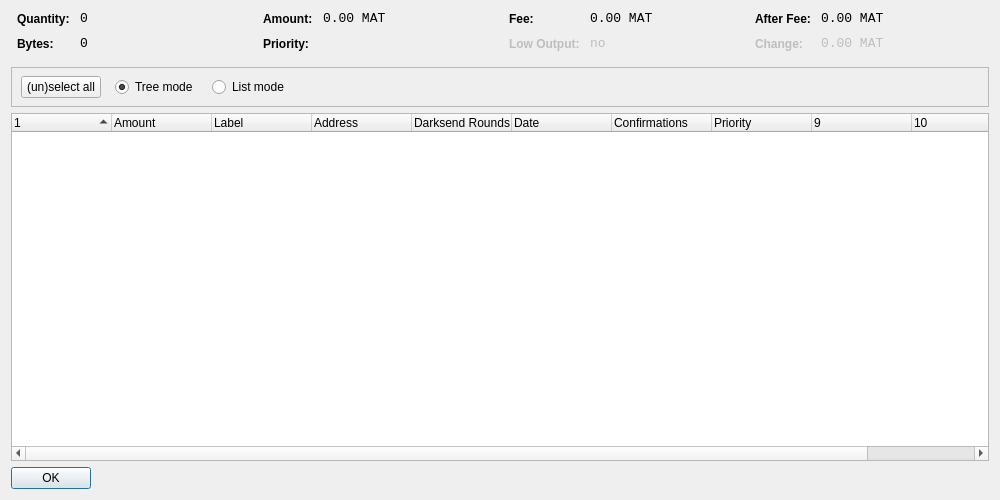
<?xml version="1.0" encoding="UTF-8"?>
<ui version="4.0">
 <class>CoinControlDialog</class>
 <widget class="QDialog" name="CoinControlDialog">
  <property name="geometry">
   <rect>
    <x>0</x>
    <y>0</y>
    <width>1000</width>
    <height>500</height>
   </rect>
  </property>
  <property name="windowTitle">
   <string>Coin Control</string>
  </property>
  <layout class="QVBoxLayout" name="verticalLayout">
   <item>
    <layout class="QHBoxLayout" name="horizontalLayoutTop" stretch="0,0,0,0">
     <property name="topMargin">
      <number>0</number>
     </property>
     <property name="bottomMargin">
      <number>10</number>
     </property>
     <item>
      <layout class="QFormLayout" name="formLayoutCoinControl1">
       <property name="horizontalSpacing">
        <number>10</number>
       </property>
       <property name="verticalSpacing">
        <number>10</number>
       </property>
       <property name="leftMargin">
        <number>6</number>
       </property>
       <property name="rightMargin">
        <number>6</number>
       </property>
       <item row="0" column="0">
        <widget class="QLabel" name="labelCoinControlQuantityText">
         <property name="styleSheet">
          <string notr="true">font-weight:bold;</string>
         </property>
         <property name="text">
          <string>Quantity:</string>
         </property>
        </widget>
       </item>
       <item row="0" column="1">
        <widget class="QLabel" name="labelCoinControlQuantity">
         <property name="font">
          <font>
           <family>Monospace</family>
           <pointsize>10</pointsize>
          </font>
         </property>
         <property name="cursor">
          <cursorShape>IBeamCursor</cursorShape>
         </property>
         <property name="contextMenuPolicy">
          <enum>Qt::ActionsContextMenu</enum>
         </property>
         <property name="text">
          <string notr="true">0</string>
         </property>
         <property name="textInteractionFlags">
          <set>Qt::LinksAccessibleByMouse|Qt::TextSelectableByKeyboard|Qt::TextSelectableByMouse</set>
         </property>
        </widget>
       </item>
       <item row="1" column="0">
        <widget class="QLabel" name="labelCoinControlBytesText">
         <property name="styleSheet">
          <string notr="true">font-weight:bold;</string>
         </property>
         <property name="text">
          <string>Bytes:</string>
         </property>
        </widget>
       </item>
       <item row="1" column="1">
        <widget class="QLabel" name="labelCoinControlBytes">
         <property name="font">
          <font>
           <family>Monospace</family>
           <pointsize>10</pointsize>
          </font>
         </property>
         <property name="cursor">
          <cursorShape>IBeamCursor</cursorShape>
         </property>
         <property name="contextMenuPolicy">
          <enum>Qt::ActionsContextMenu</enum>
         </property>
         <property name="text">
          <string notr="true">0</string>
         </property>
         <property name="textInteractionFlags">
          <set>Qt::LinksAccessibleByMouse|Qt::TextSelectableByKeyboard|Qt::TextSelectableByMouse</set>
         </property>
        </widget>
       </item>
      </layout>
     </item>
     <item>
      <layout class="QFormLayout" name="formLayoutCoinControl2">
       <property name="horizontalSpacing">
        <number>10</number>
       </property>
       <property name="verticalSpacing">
        <number>10</number>
       </property>
       <property name="leftMargin">
        <number>6</number>
       </property>
       <property name="rightMargin">
        <number>6</number>
       </property>
       <item row="0" column="0">
        <widget class="QLabel" name="labelCoinControlAmountText">
         <property name="styleSheet">
          <string notr="true">font-weight:bold;</string>
         </property>
         <property name="text">
          <string>Amount:</string>
         </property>
        </widget>
       </item>
       <item row="0" column="1">
        <widget class="QLabel" name="labelCoinControlAmount">
         <property name="font">
          <font>
           <family>Monospace</family>
           <pointsize>10</pointsize>
          </font>
         </property>
         <property name="cursor">
          <cursorShape>IBeamCursor</cursorShape>
         </property>
         <property name="contextMenuPolicy">
          <enum>Qt::ActionsContextMenu</enum>
         </property>
         <property name="text">
          <string notr="true">0.00 MAT</string>
         </property>
         <property name="textInteractionFlags">
          <set>Qt::LinksAccessibleByMouse|Qt::TextSelectableByKeyboard|Qt::TextSelectableByMouse</set>
         </property>
        </widget>
       </item>
       <item row="1" column="0">
        <widget class="QLabel" name="labelCoinControlPriorityText">
         <property name="styleSheet">
          <string notr="true">font-weight:bold;</string>
         </property>
         <property name="text">
          <string>Priority:</string>
         </property>
        </widget>
       </item>
       <item row="1" column="1">
        <widget class="QLabel" name="labelCoinControlPriority">
         <property name="font">
          <font>
           <family>Monospace</family>
           <pointsize>10</pointsize>
          </font>
         </property>
         <property name="cursor">
          <cursorShape>IBeamCursor</cursorShape>
         </property>
         <property name="contextMenuPolicy">
          <enum>Qt::ActionsContextMenu</enum>
         </property>
         <property name="text">
          <string/>
         </property>
         <property name="textInteractionFlags">
          <set>Qt::LinksAccessibleByMouse|Qt::TextSelectableByKeyboard|Qt::TextSelectableByMouse</set>
         </property>
        </widget>
       </item>
      </layout>
     </item>
     <item>
      <layout class="QFormLayout" name="formLayoutCoinControl3">
       <property name="horizontalSpacing">
        <number>10</number>
       </property>
       <property name="verticalSpacing">
        <number>10</number>
       </property>
       <property name="leftMargin">
        <number>6</number>
       </property>
       <property name="rightMargin">
        <number>6</number>
       </property>
       <item row="0" column="0">
        <widget class="QLabel" name="labelCoinControlFeeText">
         <property name="styleSheet">
          <string notr="true">font-weight:bold;</string>
         </property>
         <property name="text">
          <string>Fee:</string>
         </property>
        </widget>
       </item>
       <item row="0" column="1">
        <widget class="QLabel" name="labelCoinControlFee">
         <property name="font">
          <font>
           <family>Monospace</family>
           <pointsize>10</pointsize>
          </font>
         </property>
         <property name="cursor">
          <cursorShape>IBeamCursor</cursorShape>
         </property>
         <property name="contextMenuPolicy">
          <enum>Qt::ActionsContextMenu</enum>
         </property>
         <property name="text">
          <string notr="true">0.00 MAT</string>
         </property>
         <property name="textInteractionFlags">
          <set>Qt::LinksAccessibleByMouse|Qt::TextSelectableByKeyboard|Qt::TextSelectableByMouse</set>
         </property>
        </widget>
       </item>
       <item row="1" column="0">
        <widget class="QLabel" name="labelCoinControlLowOutputText">
         <property name="enabled">
          <bool>false</bool>
         </property>
         <property name="styleSheet">
          <string notr="true">font-weight:bold;</string>
         </property>
         <property name="text">
          <string>Low Output:</string>
         </property>
        </widget>
       </item>
       <item row="1" column="1">
        <widget class="QLabel" name="labelCoinControlLowOutput">
         <property name="enabled">
          <bool>false</bool>
         </property>
         <property name="font">
          <font>
           <family>Monospace</family>
           <pointsize>10</pointsize>
          </font>
         </property>
         <property name="cursor">
          <cursorShape>IBeamCursor</cursorShape>
         </property>
         <property name="contextMenuPolicy">
          <enum>Qt::ActionsContextMenu</enum>
         </property>
         <property name="text">
          <string notr="true">no</string>
         </property>
         <property name="textInteractionFlags">
          <set>Qt::LinksAccessibleByMouse|Qt::TextSelectableByKeyboard|Qt::TextSelectableByMouse</set>
         </property>
        </widget>
       </item>
      </layout>
     </item>
     <item>
      <layout class="QFormLayout" name="formLayoutCoinControl4">
       <property name="horizontalSpacing">
        <number>10</number>
       </property>
       <property name="verticalSpacing">
        <number>10</number>
       </property>
       <property name="leftMargin">
        <number>6</number>
       </property>
       <property name="rightMargin">
        <number>6</number>
       </property>
       <item row="0" column="0">
        <widget class="QLabel" name="labelCoinControlAfterFeeText">
         <property name="styleSheet">
          <string notr="true">font-weight:bold;</string>
         </property>
         <property name="text">
          <string>After Fee:</string>
         </property>
        </widget>
       </item>
       <item row="0" column="1">
        <widget class="QLabel" name="labelCoinControlAfterFee">
         <property name="font">
          <font>
           <family>Monospace</family>
           <pointsize>10</pointsize>
          </font>
         </property>
         <property name="cursor">
          <cursorShape>IBeamCursor</cursorShape>
         </property>
         <property name="contextMenuPolicy">
          <enum>Qt::ActionsContextMenu</enum>
         </property>
         <property name="text">
          <string notr="true">0.00 MAT</string>
         </property>
         <property name="textInteractionFlags">
          <set>Qt::LinksAccessibleByMouse|Qt::TextSelectableByKeyboard|Qt::TextSelectableByMouse</set>
         </property>
        </widget>
       </item>
       <item row="1" column="0">
        <widget class="QLabel" name="labelCoinControlChangeText">
         <property name="enabled">
          <bool>false</bool>
         </property>
         <property name="styleSheet">
          <string notr="true">font-weight:bold;</string>
         </property>
         <property name="text">
          <string>Change:</string>
         </property>
        </widget>
       </item>
       <item row="1" column="1">
        <widget class="QLabel" name="labelCoinControlChange">
         <property name="enabled">
          <bool>false</bool>
         </property>
         <property name="font">
          <font>
           <family>Monospace</family>
           <pointsize>10</pointsize>
          </font>
         </property>
         <property name="cursor">
          <cursorShape>IBeamCursor</cursorShape>
         </property>
         <property name="contextMenuPolicy">
          <enum>Qt::ActionsContextMenu</enum>
         </property>
         <property name="text">
          <string notr="true">0.00 MAT</string>
         </property>
         <property name="textInteractionFlags">
          <set>Qt::LinksAccessibleByMouse|Qt::TextSelectableByKeyboard|Qt::TextSelectableByMouse</set>
         </property>
        </widget>
       </item>
      </layout>
     </item>
    </layout>
   </item>
   <item>
    <widget class="QFrame" name="frame">
     <property name="minimumSize">
      <size>
       <width>0</width>
       <height>40</height>
      </size>
     </property>
     <property name="frameShape">
      <enum>QFrame::StyledPanel</enum>
     </property>
     <property name="frameShadow">
      <enum>QFrame::Sunken</enum>
     </property>
     <widget class="QWidget" name="horizontalLayoutWidget">
      <property name="geometry">
       <rect>
        <x>10</x>
        <y>0</y>
        <width>781</width>
        <height>41</height>
       </rect>
      </property>
      <layout class="QHBoxLayout" name="horizontalLayoutPanel" stretch="0,0,0,0,0">
       <property name="spacing">
        <number>14</number>
       </property>
       <item>
        <widget class="QPushButton" name="pushButtonSelectAll">
         <property name="sizePolicy">
          <sizepolicy hsizetype="Maximum" vsizetype="Fixed">
           <horstretch>0</horstretch>
           <verstretch>0</verstretch>
          </sizepolicy>
         </property>
         <property name="text">
          <string>(un)select all</string>
         </property>
        </widget>
       </item>
       <item>
        <widget class="QRadioButton" name="radioTreeMode">
         <property name="sizePolicy">
          <sizepolicy hsizetype="Maximum" vsizetype="Fixed">
           <horstretch>0</horstretch>
           <verstretch>0</verstretch>
          </sizepolicy>
         </property>
         <property name="text">
          <string>Tree mode</string>
         </property>
         <property name="checked">
          <bool>true</bool>
         </property>
        </widget>
       </item>
       <item>
        <widget class="QRadioButton" name="radioListMode">
         <property name="sizePolicy">
          <sizepolicy hsizetype="Maximum" vsizetype="Fixed">
           <horstretch>0</horstretch>
           <verstretch>0</verstretch>
          </sizepolicy>
         </property>
         <property name="text">
          <string>List mode</string>
         </property>
        </widget>
       </item>
       <item>
        <spacer name="horizontalSpacer">
         <property name="orientation">
          <enum>Qt::Horizontal</enum>
         </property>
         <property name="sizeHint" stdset="0">
          <size>
           <width>40</width>
           <height>20</height>
          </size>
         </property>
        </spacer>
       </item>
      </layout>
     </widget>
    </widget>
   </item>
   <item>
    <widget class="CoinControlTreeWidget" name="treeWidget">
     <property name="contextMenuPolicy">
      <enum>Qt::CustomContextMenu</enum>
     </property>
     <property name="sortingEnabled">
      <bool>false</bool>
     </property>
     <property name="columnCount">
      <number>11</number>
     </property>
     <attribute name="headerShowSortIndicator" stdset="0">
      <bool>true</bool>
     </attribute>
     <attribute name="headerStretchLastSection">
      <bool>false</bool>
     </attribute>
     <column>
      <property name="text">
       <string/>
      </property>
     </column>
     <column>
      <property name="text">
       <string>Amount</string>
      </property>
     </column>
     <column>
      <property name="text">
       <string>Label</string>
      </property>
     </column>
     <column>
      <property name="text">
       <string>Address</string>
      </property>
     </column>
     <column>
      <property name="text">
       <string>Darksend Rounds</string>
      </property>
    </column>
     <column>
      <property name="text">
       <string>Date</string>
      </property>
     </column>
     <column>
      <property name="text">
       <string>Confirmations</string>
      </property>
      <property name="toolTip">
       <string>Confirmed</string>
      </property>
     </column>
     <column>
      <property name="text">
       <string>Priority</string>
      </property>
     </column>
     <column>
      <property name="text">
       <string/>
      </property>
     </column>
     <column>
      <property name="text">
       <string/>
      </property>
     </column>
     <column>
      <property name="text">
       <string/>
      </property>
     </column>
     <column>
      <property name="text">
       <string/>
      </property>
     </column>
    </widget>
   </item>
   <item>
    <widget class="QDialogButtonBox" name="buttonBox">
     <property name="sizePolicy">
      <sizepolicy hsizetype="Maximum" vsizetype="Fixed">
       <horstretch>0</horstretch>
       <verstretch>0</verstretch>
      </sizepolicy>
     </property>
     <property name="orientation">
      <enum>Qt::Horizontal</enum>
     </property>
     <property name="standardButtons">
      <set>QDialogButtonBox::Ok</set>
     </property>
    </widget>
   </item>
  </layout>
 </widget>
 <customwidgets>
  <customwidget>
   <class>CoinControlTreeWidget</class>
   <extends>QTreeWidget</extends>
   <header>coincontroltreewidget.h</header>
  </customwidget>
 </customwidgets>
 <resources/>
 <connections/>
</ui>
